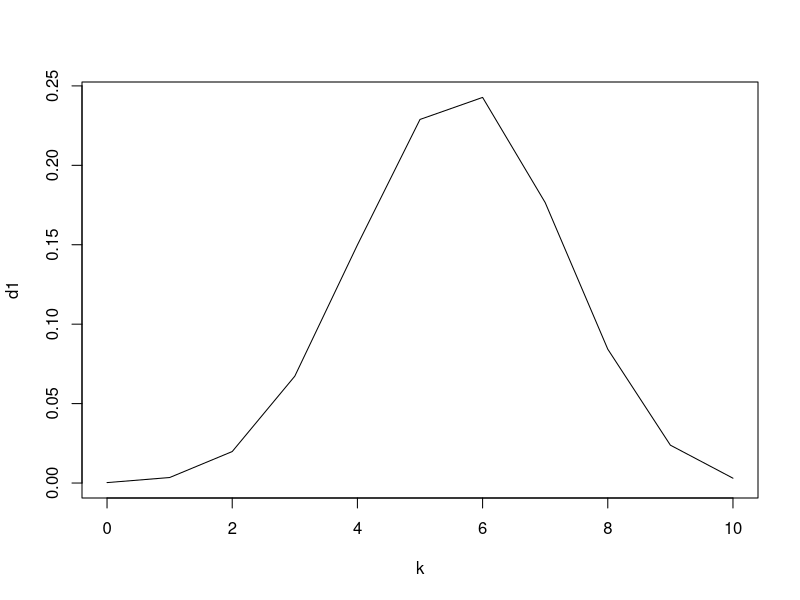
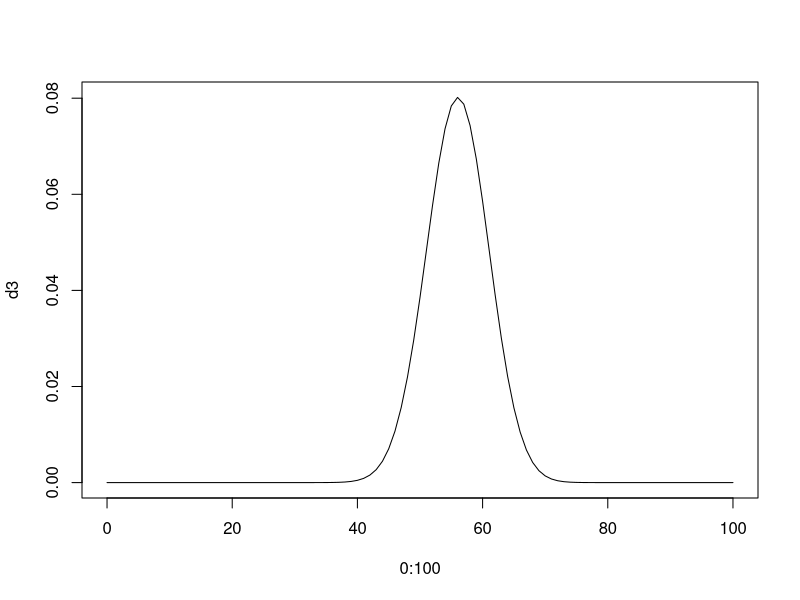

Recreate these plots in R, in order.
f<-read.csv("travelledAbroad_csv.csv")

#1.	Find out the % of Indians in the sample who have travelled abroad using the data source
per<-100*(sum (f$Travelledabroad =="Y" ))/150
cat("Percentage of people travelled abroad :",per)

#2.	Treating this value as ‘p’, calculate the following probabilities –
p<-per/100
cat("\n\nProbalility of success :",p)

#a.	What is the probability that in a randomly chosen sample of 10 persons, no one has travelled abroad?
k<-0:10
d1<-dbinom(k,10,p)
cat("\n\nprobability for n = 10 by binomial distribution:",d1)

#3.	Plot the probability values as a Table / Bar graph/plot and interpret plot.
plot(k,d1,type ="l")

#4.	What is the probability that in the randomly chosen sample of 100 persons at least 59 have travelled abroad?  
#n = 100 in this case
k1<-59:100
d2<-dbinom(k1,100,p)
pbd1<-sum(d2)
cat("\n\nProbability per n =100 by binomial distribution :",pbd1)
d3<-dbinom(0:100,100,p)
plot(0:100,d3,type="l")

#for finding probability considering it as a normal distribution
#z = (observed value - mean value)/standard deviation

m<-100*p
sd1<-sqrt(100*p*(1-p))
cat("\n\nmean is :",m)
cat("\nstd dev is :",sd1)
pnorm(59,m,sd1)
pnd1<-pnorm(59,m,sd1, lower.tail = F)
cat("\n\nProbability for n = 100 by normal distribution :",pnd1)
